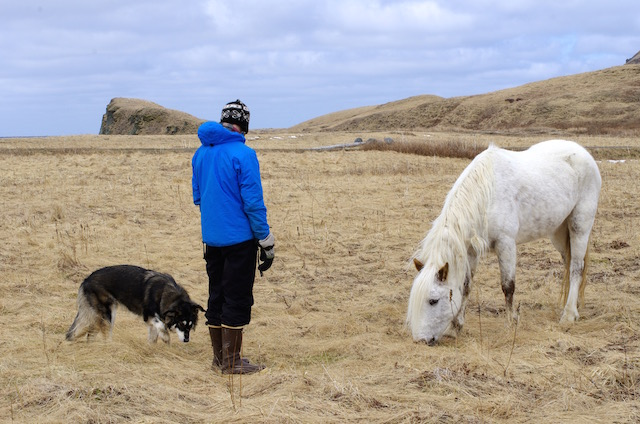
#> input picture acl_deepface_tf/data/person.jpg, 640 x 424 px
$ jupyter execute --allow-errors tf_deepface_without_dvpp.ipynb   (shell and % lines are left out)
#> lines starting #> are read from the running program, lines starting #| are printed output that depends on the picture
#> further down, img_org_bgr is the input picture: shape (424, 640, 3); mean B, G, R 154.7, 160.1, 166.5
#> (the call stopped at in init_resource, `ret = acl.init()`: acl is not available in this run)
### acl_deepface_tf/acl_util.py
from constant import *
import cv2
import numpy as np
import acl

# [4 lines left out: function check_ret, not called in this run]
    # else:
    #     print("{} success".format(message))

def letterbox_resize(img, new_width, new_height, interp=0):
    '''
    Letterbox resize. keep the original aspect ratio in the resized image.
    '''
#> called with new_width = 112, new_height = 112, interp = 0
    ori_height, ori_width = img.shape[:2]
#> ori_height = 424; ori_width = 640
    resize_ratio = min(new_width / ori_width, new_height / ori_height)
#> resize_ratio = 0.175
    resize_w = int(resize_ratio * ori_width)
#> resize_w = 112
    resize_h = int(resize_ratio * ori_height)
#> resize_h = 74

    # img = cv2.resize(img, (resize_w, resize_h), interpolation=interp)
    # img = cv2.resize(img, (resize_w, resize_h), interpolation=cv2.INTER_LINEAR)
    img = cv2.resize(img, (resize_w, resize_h), interpolation=cv2.INTER_NEAREST)
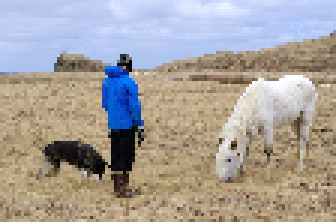
#> img: shape (74, 112, 3) (shown 3 times larger); mean of channels 0, 1, 2 155.8, 160.7, 166.8; drawn as B, G, R

    image_padded = np.full((new_height, new_width, 3), 128, np.uint8)

    dw = int((new_width - resize_w) / 2)
#> dw = 0
    dh = int((new_height - resize_h) / 2)
#> dh = 19

    image_padded[dh: resize_h + dh, dw: resize_w + dw, :] = img
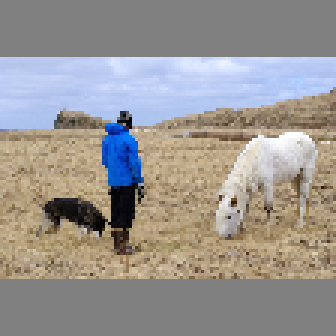
#> image_padded: shape (112, 112, 3) (shown 3 times larger); mean of channels 0, 1, 2 146.4, 149.6, 153.6; drawn as B, G, R
    # return image_padded, resize_ratio, dw, dh
    return image_padded

# [15 lines left out: function get_model_output_by_index, not called in this run]

### acl_deepface_tf/acl_model.py
"""
Copyright (R) @huawei.com, all rights reserved
-*- coding:utf-8 -*-
CREATED:  2020-6-04 20:12:13
MODIFIED: 2020-6-28 14:04:45
"""
import acl
import struct
import numpy as np
from constant import ACL_MEM_MALLOC_NORMAL_ONLY, \
    ACL_MEMCPY_HOST_TO_DEVICE, ACL_MEMCPY_DEVICE_TO_HOST, \
    ACL_ERROR_NONE, NPY_BYTE
from acl_util import *
import cv2

class Model(object):
    def __init__(self,
                 device_id,
                 model_path,
                 model_input_width,
                 model_input_height):
        self.device_id = device_id
        self.model_path = model_path    # string
        self.model_id = None            # pointer
        self.context = None             # pointer
        self.stream = None
        self.input_data = None
        self.output_data = None
        self.model_desc = None          # pointer when using
        self.input0_dataset_buffer = None
        self.input1_dataset_buffer = None
        self.input1_buffer = None
        self.model_input_width = model_input_width
        self.model_input_height = model_input_height
        self.input_dataset = None
        self.init_resource()


    # [25 lines left out: function __del__, not called in this run]

    def init_resource(self):
        print("[ACL] init resource stage:")
        ret = acl.init()
#         check_ret("acl.init", ret)

        ret = acl.rt.set_device(self.device_id)
        check_ret("acl.rt.set_device", ret)

        self.context, ret = acl.rt.create_context(self.device_id)
        check_ret("acl.rt.create_context", ret)

        self.stream, ret = acl.rt.create_stream()
        check_ret("acl.rt.create_stream", ret)
        print("[ACL] init resource stage success")

        print("[Model] class Model init resource stage:")
        # context
        acl.rt.set_context(self.context)
        # load_model
        self.model_id, ret = acl.mdl.load_from_file(self.model_path)
        check_ret("acl.mdl.load_from_file", ret)
        self.model_desc = acl.mdl.create_desc()
        ret = acl.mdl.get_desc(self.model_desc, self.model_id)
        check_ret("acl.mdl.get_desc", ret)

        input_size = acl.mdl.get_num_inputs(self.model_desc)
        output_size = acl.mdl.get_num_outputs(self.model_desc)
        self._gen_output_dataset(output_size)
        print("model input size", input_size)
        for i in range(input_size):
            print("input ", i)
            print("model input dims", acl.mdl.get_input_dims(self.model_desc, i))
            print("model input datatype", acl.mdl.get_input_data_type(self.model_desc, i))
        print("=" * 50)
        print("model output size", output_size)
        for i in range(output_size):
            print("output ", i)
            print("model output dims", acl.mdl.get_output_dims(self.model_desc, i))
            print("model output datatype", acl.mdl.get_output_data_type(self.model_desc, i))
        print("=" * 50)
        print("[Model] class Model init resource stage success")

    # [26 lines left out: function resize_image, not called in this run]

    def transfer_img_to_device(self, img_resized):

        # BGR to RGB
        img_host_ptr = acl.util.numpy_to_ptr(img_resized)
        print(img_host_ptr)
        img_buf_size = img_resized.itemsize * img_resized.size
        print("img_buf_size", img_buf_size)
        img_dev_ptr, ret = acl.rt.malloc(img_buf_size, ACL_MEM_MALLOC_NORMAL_ONLY)
        check_ret("acl.rt.malloc", ret)
        ret = acl.rt.memcpy(img_dev_ptr, img_buf_size, img_host_ptr, img_buf_size, ACL_MEMCPY_HOST_TO_DEVICE)
        check_ret("acl.rt.memcpy", ret)

        return img_dev_ptr, img_buf_size

    def run(self, img):

        # img_resized = self.resize_image(img, (self.model_input_width, self.model_input_height))[:, :, ::-1]
        img_resized = letterbox_resize(img, self.model_input_width, self.model_input_height)[:, :, ::-1]
        img_resized = (img_resized / 255).astype(np.float32)
        img_resized = np.ascontiguousarray(img_resized)
        img_dev_ptr, img_buf_size = self.transfer_img_to_device(img_resized)
        print("img_dev_ptr, img_buf_size: ", img_dev_ptr, img_buf_size)
        self._gen_input_dataset(img_dev_ptr, img_buf_size)
        self.forward()

        ret = acl.rt.free(img_dev_ptr)
        check_ret("acl.rt.free", ret)

        return get_model_output_by_index(self.output_data, 0)

    # [67 lines left out: functions forward, _gen_input_dataset, _gen_output_dataset, _release_dataset, not called in this run]

### acl_deepface_tf/tf_deepface_without_dvpp.ipynb
[cell 1]
import numpy as np
from PIL import Image, ImageDraw
from acl_model import Model
import cv2
import matplotlib.pyplot as plt
from acl_util import *

[cell 2]
device_id = 0
input_size = 112
model_path = "./model/arcface.om"

[cell 3]
img_dict = {"path": "./data/person.jpg", "dtype": np.uint8}

[cell 4]
img_org_bgr = cv2.imread(img_dict["path"])

[cell 5]
model = Model(device_id, model_path, input_size, input_size)

#> (a cell that did not finish here is left out)

#> (a cell that did not finish here is left out)
